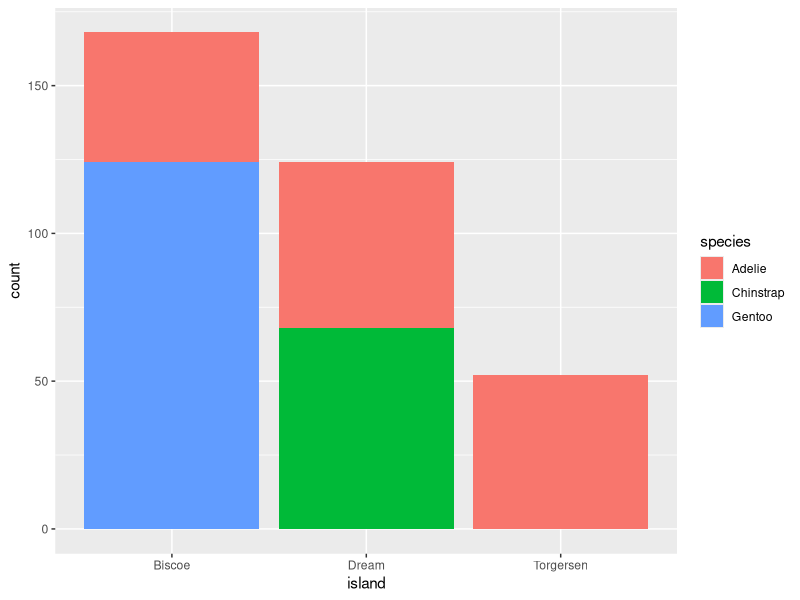
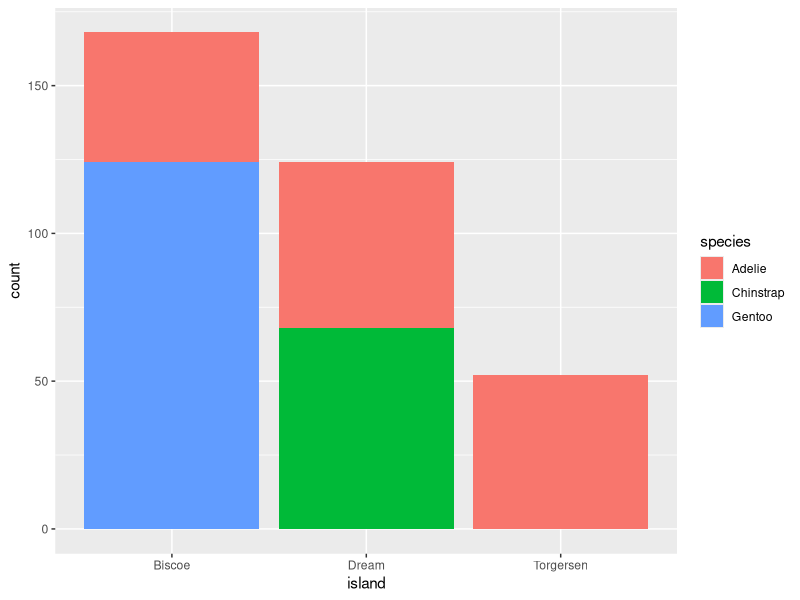

Reproduce these figures in R, in order.
## ---- chunk 1
knitr::opts_chunk$set(echo = TRUE)
library(tidyverse)
library(here)
library(palmerpenguins)
## ---- chunk 2
ggplot(data = penguins, aes(x = island)) +
  geom_bar(aes(fill = species))
## ---- chunk 3
ggsave(here("Figures", "penguins_count.png")) #saves last graph to Figures folder
